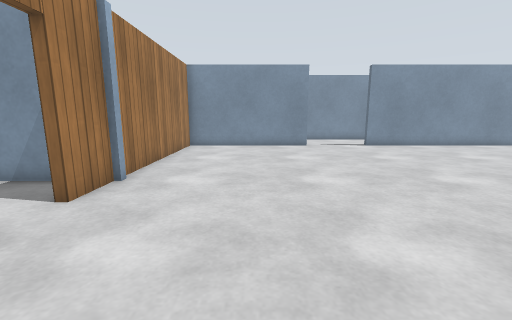
view 1 (above)

21 first-person views from a walk through a Gazebo world. The camera is 0.94 m above the floor, tilts 10° down and sees 90° across. The floor is counted in squares, 0.5 m on a side. Each view is taken from the middle of a square. On the plan, view 1 faces up. The plan holds only what a view shows up to about 15 squares ahead; the rest is blank. The place goes on beyond the plan. Simple patterns stand in for the simulator's built-in surfaces. Surface patterns are stand-ins for the level's own textures.

view 2
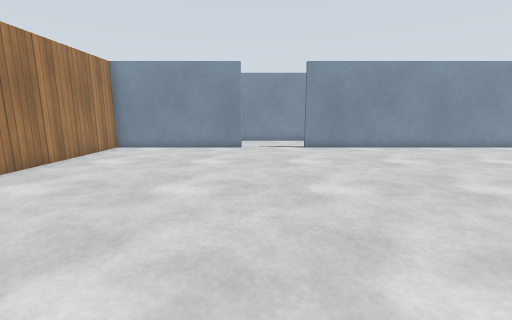

view 3
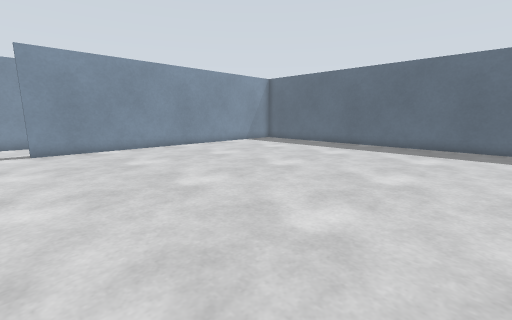

view 4
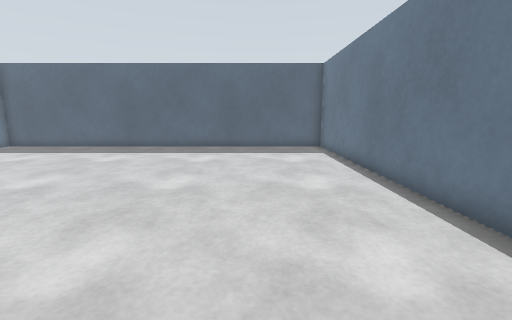

view 5
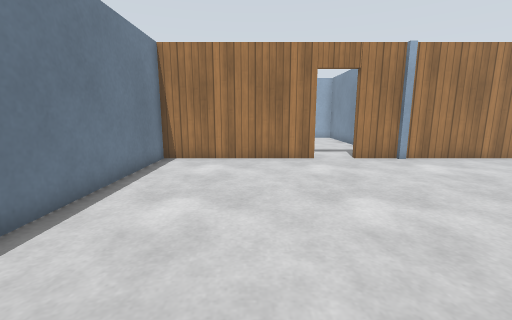

view 6
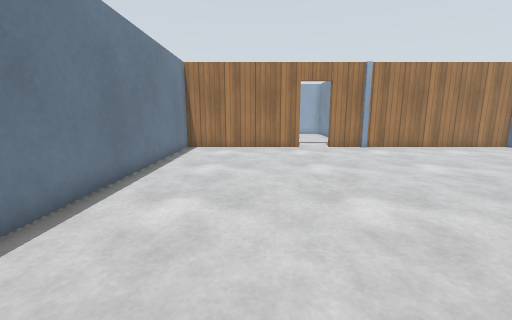

view 7
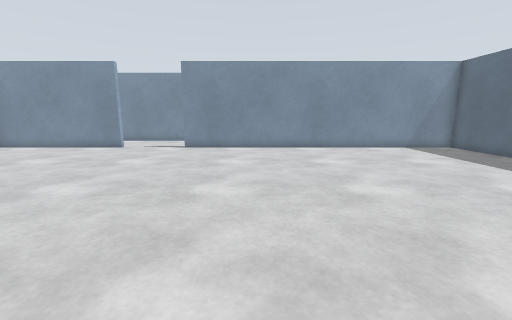

view 8
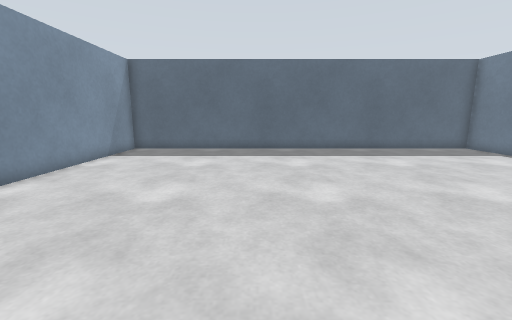

view 9
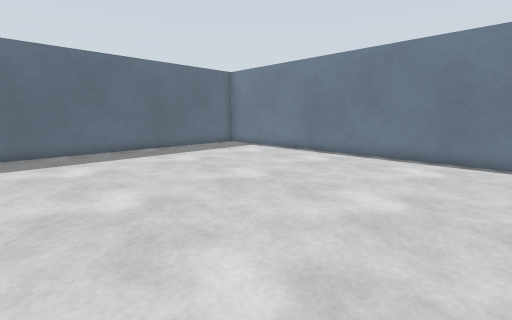

view 10
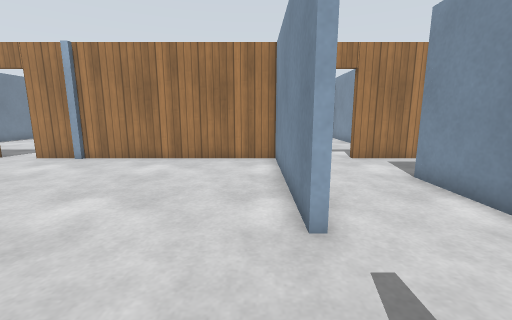

view 11
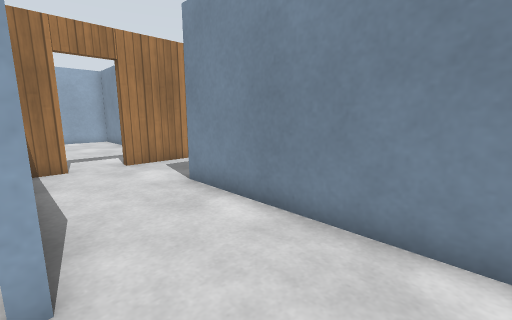

view 12
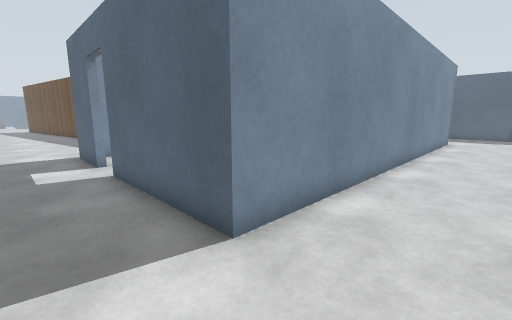

view 13
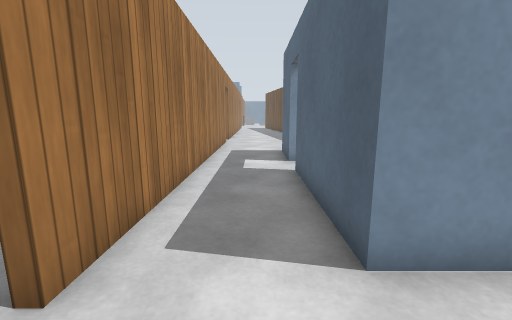

view 14
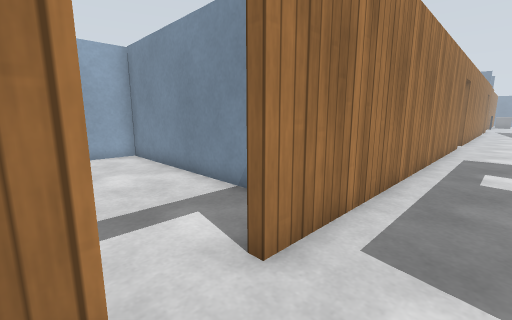

view 15
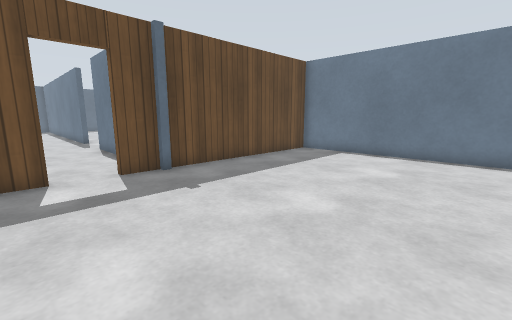

view 16
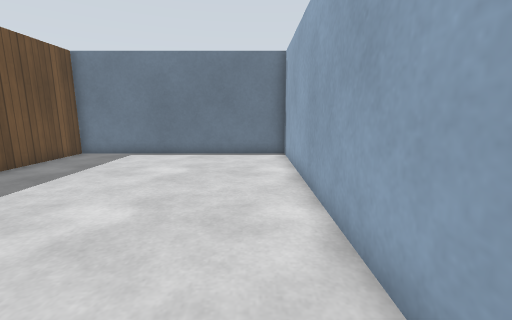

view 17
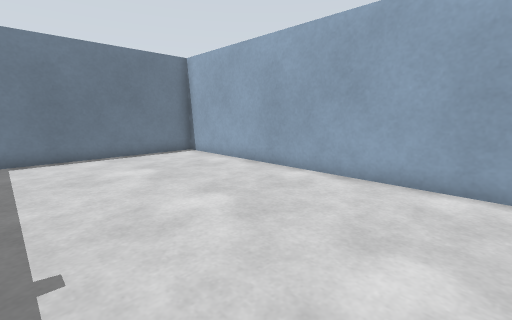

view 18
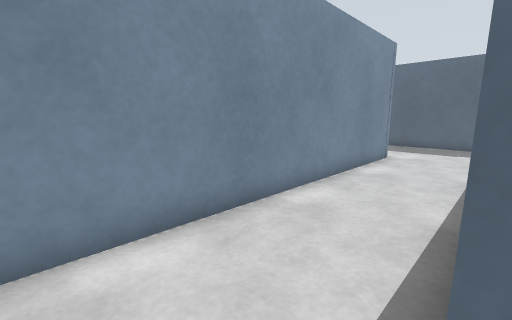

view 19
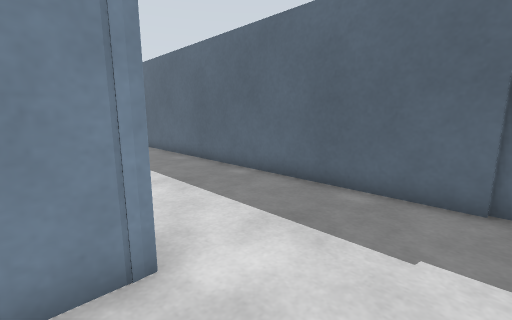

view 20
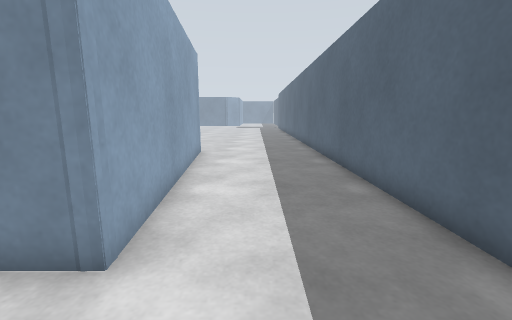

view 21
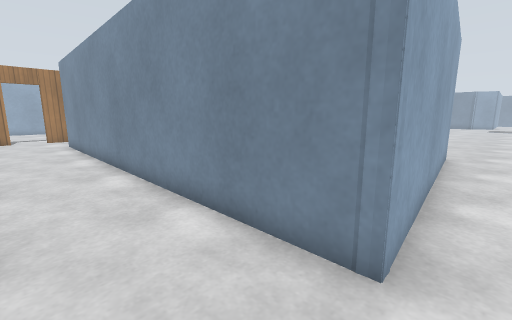

### Floor plan
Points are (right, up) in squares from view 1. A wall is a line through its corners. A room is listed if a view was taken in it or the views show most of it. See-through windows are left out.
Room 1 (views 1, 2, 3, 4, 5, 6, 7, 8, 9, 10)
walls: (3.2, 15.8) (-4.1, 15.8) (-4.1, 7.4); (-4.1, 7.2) (-4.1, 5.3); (-4.1, 3.6) (-4.1, -3.1) (22.5, -2.9); (22.2, -3) (22.2, 15.8) (6.9, 15.8)
ways out: opening at (5, 16) to room 2; open door at (-4, 4.5)
Room 2 (views 11, 12, 13, 14, 18, 19, 20, 21)
walls: (6.9, 15.8) (6.9, 16.2); (17.2, 20.2) (17.2, 19.8) (-0.6, 19.8) (-0.6, 25.6); (0.2, 16.1) (3.2, 16.1) (3.2, 15.8); (22.2, 16.7) (22.2, 30.5); (16.2, 30) (17.2, 19.8); (-0.6, 27.4) (-0.6, 30.3); (-4.1, 17.4) (-4.1, 16.5); (-4.1, 30.5) (-4.1, 19.2)
ways out: opening at (5, 16) to room 1; open door at (-4, 18.5) to room 3; open door at (-1, 26.5)
Room 3 (views 15, 16, 17)
walls: (-4.7, 15.8) (-4.7, 16.2); (-4.4, 16.1) (-4.4, 17.4); (-4.4, 19.2) (-4.4, 20.2); (-6.6, 21.4) (-14.4, 21.4) (-14.4, 7.5) (-4.4, 7.5) (-4.4, 15.7)
ways out: open door at (-4, 18.5) to room 2

Positions as (right, up) in squares from view 1, and headings:
1: (0, 0), facing up
2: (4, 1), facing up
3: (6, 1), facing up-right
4: (7, 1), facing right
5: (7, 1), facing left
6: (11, 1), facing left
7: (11, 1), facing up
8: (8, 9), facing right
9: (8, 9), facing down-right
10: (7, 15), facing left
11: (6, 16), facing up-left
12: (-3, 17), facing up-right
13: (-2, 17), facing up
14: (-2, 17), facing up-left
15: (-13, 20), facing down-right
16: (-13, 20), facing down
17: (-7, 20), facing down-left
18: (5, 16), facing up-right
19: (16, 17), facing up-right
20: (19, 17), facing up
21: (18, 17), facing up-left
